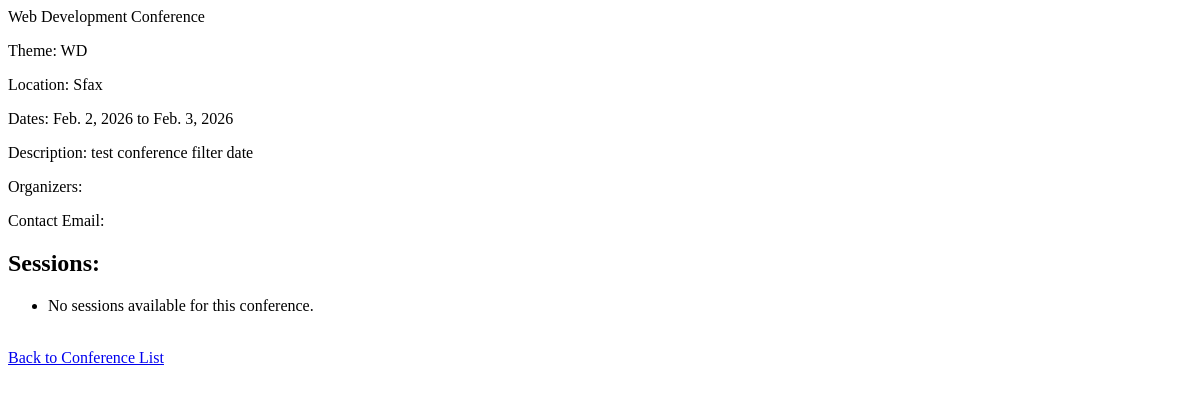
The app's page /conference/3/, older data.
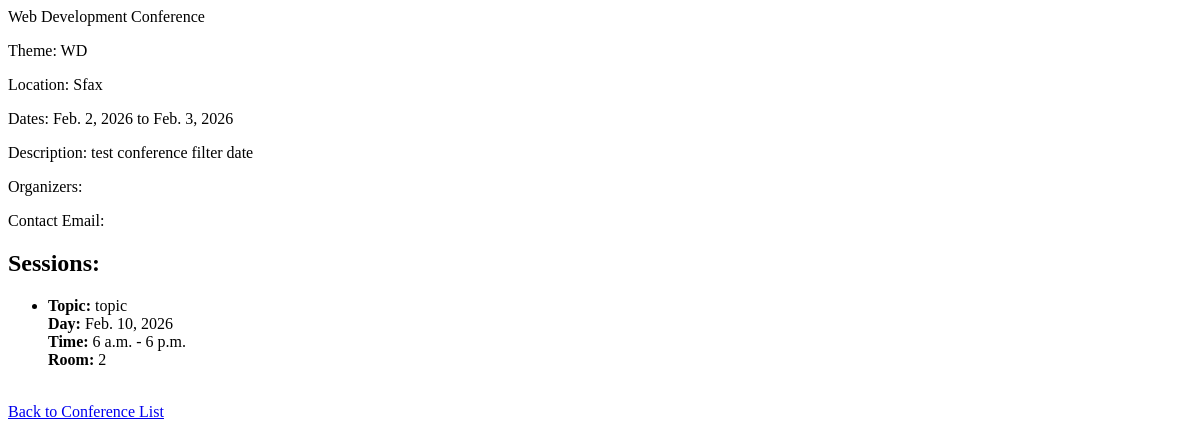
The same page, newer data.
### SessionApp/models.py (models this page shows)
class Session (models.Model):
    title = models.CharField (max_length=200)
    session_day = models.DateField ()
    start_time = models.TimeField ()
    end_time = models.TimeField ()
    room = models.IntegerField()
    topic = models.CharField (max_length=200)
    conference = models.ForeignKey(Conference, on_delete=models.CASCADE)

### ConferenceApp/views.py (the view)
# urls.py: path('<int:pk>/', ConferenceDetailView.as_view(), name='conference_detail_lv'),
class ConferenceDetailView(DetailView):
    model = Conference
    context_object_name = 'conference'
    template_name = 'Conference/conference_detail.html'
    def get_context_data(self, **kwargs):
        context = super().get_context_data(**kwargs)
        conference = self.get_object()
        context['sessions'] =Session.objects.filter(conference=conference)
        return context

### templates/Conference/conference_detail.html (shortened to what this page needs)
<p>Theme: {{ conference.theme }}</p>
<p>Location: {{ conference.location }}</p>
<p>Dates: {{ conference.start_date }} to {{ conference.end_date }}</p>
<p>Description: {{ conference.description }}</p>
<p>Organizers: {{ conference.organizers }}</p>
<p>Contact Email: {{ conference.contact_email }}</p>
<h2>Sessions:</h2>
<ul>
    {% for session in sessions %}
    <li>
        <strong>Topic:</strong> {{ session.topic }}<br>
        <strong>Day:</strong> {{ session.session_day }}<br>
        <strong>Time:</strong> {{ session.start_time }} - {{ session.end_time }}<br>
        <strong>Room:</strong> {{ session.room }}
    </li>
    {% empty %}
    <li>No sessions available for this conference.</li>
    {% endfor %}
</ul>
<a href="{% url 'conference_lv' %}">Back to Conference List</a>

Row changes from the older to the newer data that the page shows:
added Session: topic "topic", session_day "Feb. 10, 2026", start_time "6 a.m.", end_time "6 p.m.", room "2"
Text that changed along with them:
text no longer shown: "No sessions available for this conference."
